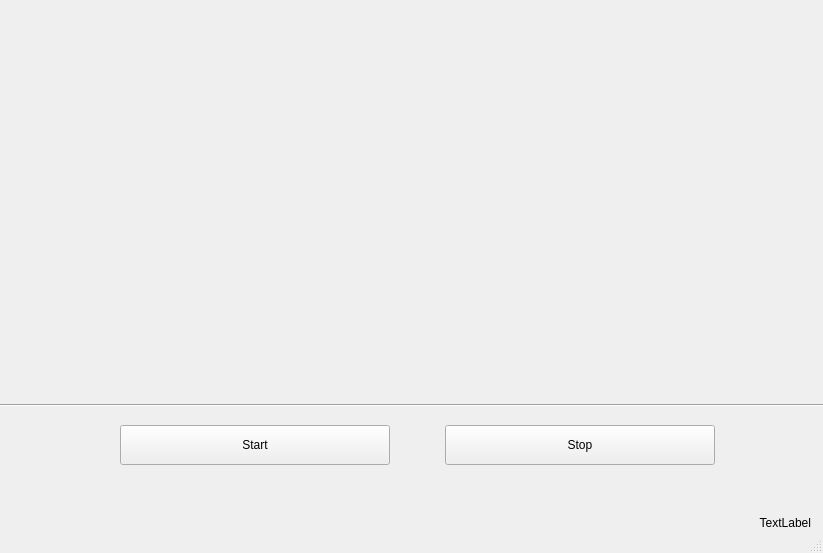
<?xml version="1.0" encoding="UTF-8"?>
<ui version="4.0">
 <class>MainWindow</class>
 <widget class="QMainWindow" name="MainWindow">
  <property name="geometry">
   <rect>
    <x>0</x>
    <y>0</y>
    <width>823</width>
    <height>553</height>
   </rect>
  </property>
  <property name="windowTitle">
   <string>MainWindow</string>
  </property>
  <widget class="QWidget" name="centralwidget">
   <widget class="Line" name="line">
    <property name="geometry">
     <rect>
      <x>0</x>
      <y>390</y>
      <width>841</width>
      <height>31</height>
     </rect>
    </property>
    <property name="orientation">
     <enum>Qt::Horizontal</enum>
    </property>
   </widget>
   <widget class="QLabel" name="label">
    <property name="geometry">
     <rect>
      <x>140</x>
      <y>10</y>
      <width>551</width>
      <height>391</height>
     </rect>
    </property>
    <property name="text">
     <string/>
    </property>
    <property name="alignment">
     <set>Qt::AlignCenter</set>
    </property>
   </widget>
   <widget class="QLabel" name="dateTime_label">
    <property name="geometry">
     <rect>
      <x>640</x>
      <y>490</y>
      <width>171</width>
      <height>40</height>
     </rect>
    </property>
    <property name="layoutDirection">
     <enum>Qt::LeftToRight</enum>
    </property>
    <property name="text">
     <string>TextLabel</string>
    </property>
    <property name="alignment">
     <set>Qt::AlignBottom|Qt::AlignRight|Qt::AlignTrailing</set>
    </property>
   </widget>
   <widget class="QPushButton" name="stopButton">
    <property name="geometry">
     <rect>
      <x>445</x>
      <y>425</y>
      <width>270</width>
      <height>40</height>
     </rect>
    </property>
    <property name="text">
     <string>Stop</string>
    </property>
   </widget>
   <widget class="QPushButton" name="startButton">
    <property name="geometry">
     <rect>
      <x>120</x>
      <y>425</y>
      <width>270</width>
      <height>40</height>
     </rect>
    </property>
    <property name="text">
     <string>Start</string>
    </property>
   </widget>
  </widget>
  <widget class="QMenuBar" name="menubar">
   <property name="geometry">
    <rect>
     <x>0</x>
     <y>0</y>
     <width>823</width>
     <height>22</height>
    </rect>
   </property>
  </widget>
  <widget class="QStatusBar" name="statusbar"/>
 </widget>
 <resources/>
 <connections/>
</ui>
